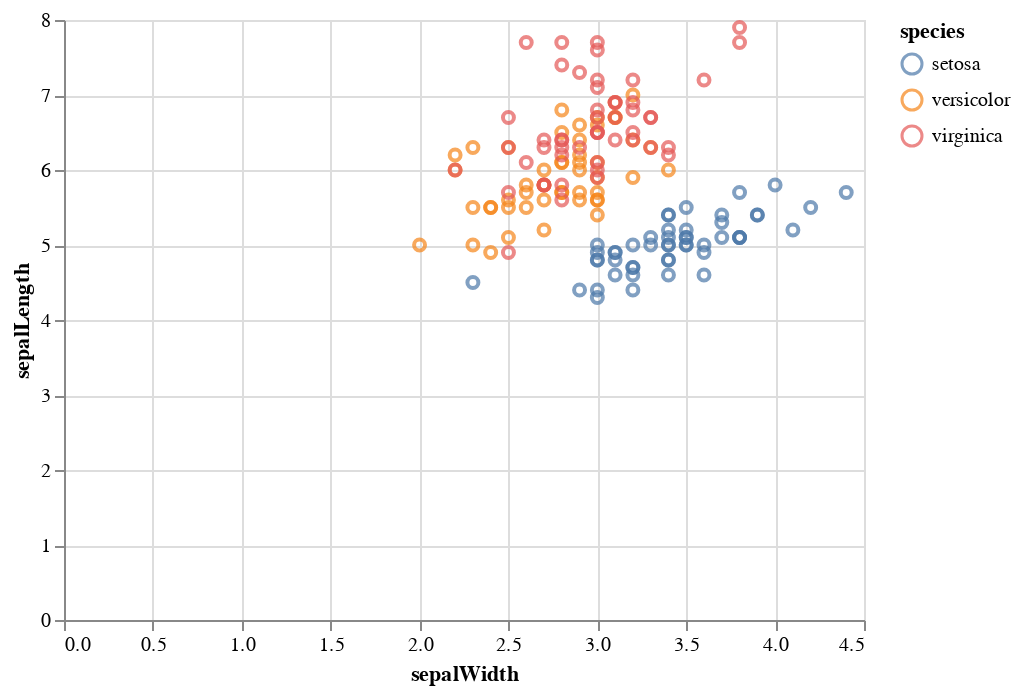

Notebook cell for this chart:
### Markdown cell above
*1. Различные метки*

### Code cell
alt.Chart(iris).mark_point().encode(
    color='species',
    y='sepalLength',
    x='sepalWidth'
)

### Figure 1 — Vega-Lite specification as saved in the notebook (floating-point values rounded to 4 significant figures; data arrays with more than 128 entries replaced by an {"elided": "..."} marker saying what was removed)
{"config": {"view": {"continuousWidth": 400, "continuousHeight": 300}}, "data": {"name": "data-a264acbd6e539a8b3afc0cb5f240fb57"}, "mark": "point", "encoding": {"color": {"type": "nominal", "field": "species"}, "x": {"type": "quantitative", "field": "sepalWidth"}, "y": {"type": "quantitative", "field": "sepalLength"}}, "$schema": "https://vega.github.io/schema/vega-lite/v4.8.1.json", "datasets": {"data-a264acbd6e539a8b3afc0cb5f240fb57": {"elided": "150 records"}}}
